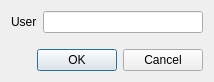
<?xml version="1.0" encoding="UTF-8"?>
<ui version="4.0">
 <class>DlgNewUser</class>
 <widget class="QDialog" name="DlgNewUser">
  <property name="geometry">
   <rect>
    <x>0</x>
    <y>0</y>
    <width>214</width>
    <height>82</height>
   </rect>
  </property>
  <property name="windowTitle">
   <string>New User</string>
  </property>
  <layout class="QVBoxLayout" name="verticalLayout">
   <item>
    <layout class="QFormLayout" name="formLayout">
     <item row="0" column="0">
      <widget class="QLabel" name="label">
       <property name="text">
        <string>User</string>
       </property>
      </widget>
     </item>
     <item row="0" column="1">
      <widget class="QLineEdit" name="txtUser"/>
     </item>
    </layout>
   </item>
   <item>
    <widget class="QDialogButtonBox" name="buttonBox">
     <property name="standardButtons">
      <set>QDialogButtonBox::Cancel|QDialogButtonBox::Ok</set>
     </property>
    </widget>
   </item>
  </layout>
 </widget>
 <resources/>
 <connections/>
</ui>
